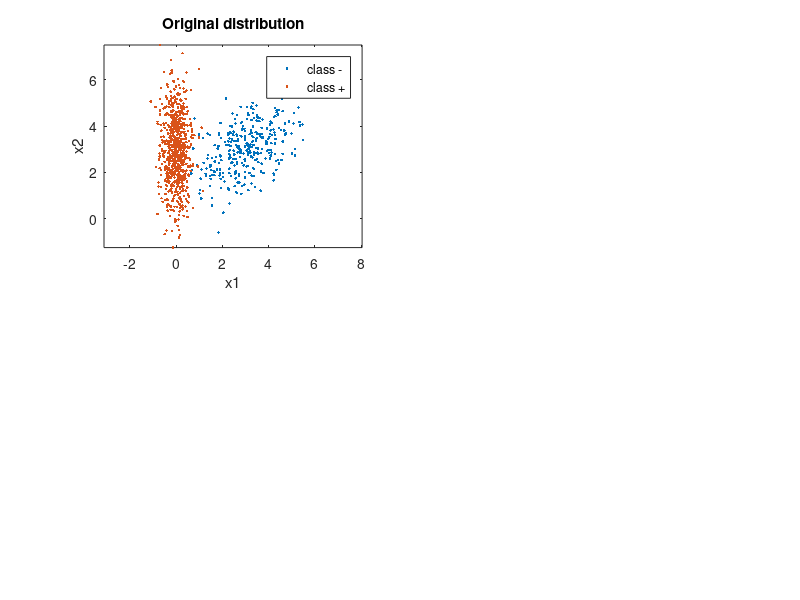

This figure's MATLAB source: (Note: this script raises an error after producing the figure.)
clear all; close all; clc
% Gaussian Mixture Model Parameters
% Means:
mu(:,1) = [3, 3]; % Q-
mu(:,2) = [0, 3]; %  Q+

% Covariances:
Sigma(:,:,1) = [1 .4; .4 1]; % Q-
Sigma(:,:,2) = [0.1 0; 0 2]; % Q+

% Priors:
classPriors = [0.3 0.7]; % True Priors
classPriors1 = [0.3 0.7];
assert(max(cumsum(classPriors)) == 1, 'Priors do not equal 1');
thr = [0,cumsum(classPriors1)];

N = 999; % Number of Samples to take
% Generate samples from each class
figure(1),clf, colorList = 'rbg';
subplot(2,2,1);
u = rand(1,N);
for l = 1:2
    indices = find(thr(l)<=u & u<thr(l+1)); % fixed using classPriors1 adding a small term to last prior if u happens to be precisely 1, that sample will get omitted - needs to be fixed
    L(1,indices) = l*ones(1,length(indices));
    x(:,indices) = mvnrnd(mu(:,l),Sigma(:,:,l),length(indices))';
    plot(x(1,indices),x(2,indices),'.','MarkerFaceColor',colorList(l)); axis equal, hold on,
    axis('equal');   
end
legend('class -', 'class +');
title('Original distribution');
xlabel('x1'), ylabel('x2');
assert(isempty(find(L==0, 1)),'some values unclassified');
x(3,:) = L;
disp("Number Samples N = " + N);
disp("Class1: " + num2str(length(find(L==1))));
disp("Class2: " + num2str(length(find(L==2))));

mu1hat = mean(x(find(L==1))); S1hat = cov(x(find(L==1)));
mu2hat = mean(x(find(L==1))); S2hat = cov(x(find(L==1)));

% Sb = (mu1hat-mu2hat)*(mu1hat-mu2hat)';
% Sw = S1hat + S2hat;
Sb = (mu(:,1)-mu(:,2))*(mu(:,1)-mu(:,2))';
Sw = Sigma(:,:,1) + Sigma(:,:,2);

[V,D] = eig(inv(Sw)*Sb);
[~,ind] = sort(diag(D),'descend');
wLDA = V(:,ind(1)); % Fisher LDA projection vector

disp(wLDA)
yLDA = wLDA'*x(1:2,:); % All data projected on to the line spanned by wLDA
wLDA = sign(mean(yLDA(find(L==2)))-mean(yLDA(find(L==1))))*wLDA; % ensures class1 falls on the + side of the axis
yLDA = sign(mean(yLDA(find(L==2)))-mean(yLDA(find(L==1))))*yLDA; % flip yLDA accordingly
disp(wLDA)
% figure(2), clf,
% subplot(2,2,2);
% plot(yLDA(find(L==1)),zeros(1,length(find(L==1))),'o'), hold on,
% plot(yLDA(find(L==2)),zeros(1,length(find(L==2))),'+'), axis equal,
% legend('Class -','Class +'), 
% title('LDA projection of data and their true labels'),
% xlabel('x_1'), ylabel('x_2'), 
tau = 0;
decisionLDA = (yLDA >= -classPriors(1)/classPriors(2)); %classPriors(2)/classPriors(1)
decisionLDA = decisionLDA+1;

%Note: wLDA is w and classPriors(1)/classPriors(2) is b

ind00LDA = find(L==1 & decisionLDA==1);
ind01LDA = find(L==1 & decisionLDA==2);
ind10LDA = find(L==2 & decisionLDA==1);
ind11LDA = find(L==2 & decisionLDA==2);

disp((length(ind01LDA)+length(ind10LDA))/N);
% figure(3), clf,
% plot(yLDA(ind00),zeros(1,length(yLDA(ind00))),'og'), hold on,
% plot(yLDA(ind01),zeros(1,length(yLDA(ind01))),'or');
% plot(yLDA(ind11),zeros(1,length(yLDA(ind11))),'+g');
% plot(yLDA(ind10),zeros(1,length(yLDA(ind10))),'+r');
% legend('class - correct', 'class 0- incorrect', 'class + correct', 'class + incorrect')
% figure(4), clf,
subplot(2,2,2);
plot(x(1,ind00LDA),x(2,ind00LDA),'og'), hold on,
plot(x(1,ind11LDA),x(2,ind11LDA),'+g');
plot(x(1,ind01LDA),x(2,ind01LDA),'or');
plot(x(1,ind10LDA),x(2,ind10LDA),'+r');
title('Fisher LDA');
xlabel('x1'),ylabel('x2');
%hleg = legend('class - correct', 'class + correct', 'class - incorrect', 'class + incorrect');
%set(hleg,'fontsize',14)


%MAP 

lambda = [0 1;1 0]; % loss values
gamma = (lambda(2,1)-lambda(1,1))/(lambda(1,2)-lambda(2,2)) * classPriors(1)/classPriors(2); %threshold
discriminantScore = log(mvnpdf(x(1:2,:)',mu(:,2)',Sigma(:,:,2)))-log(mvnpdf(x(1:2,:)',mu(:,1)',Sigma(:,:,1)));% - log(gamma);
decision = (discriminantScore >= log(gamma));
decision = decision+1;

ind00MAP = find(decision'==1 & L==1); %p00 = length(ind00)/Nc(1); % probability of true negative
ind10MAP = find(decision'==2 & L==1); %p10 = length(ind10)/Nc(1); % probability of false positive
ind01MAP = find(decision'==1 & L==2); %p01 = length(ind01)/Nc(2); % probability of false negative
ind11MAP = find(decision'==2 & L==2); %p11 = length(ind11)/Nc(2); % probability of true positive
%p(error) = [p10,p01]*Nc'/N; % probability of error, empirically estimated

% figure(5), % class 0 circle, class 1 +, correct green, incorrect red
subplot(2,2,3);
plot(x(1,ind00MAP),x(2,ind00MAP),'og'); hold on,
plot(x(1,ind10MAP),x(2,ind10MAP),'or'); hold on,
plot(x(1,ind01MAP),x(2,ind01MAP),'+r'); hold on,
plot(x(1,ind11MAP),x(2,ind11MAP),'+g'); hold on,
title('MAP Classifier');
xlabel('x1'); ylabel('x2');
axis equal,

disp((length(ind01MAP)+length(ind10MAP))/N);

% Logarithmic classifier
% fun = @(w)for 1+exp(w(1)'*x(1:2,:)+w(2,1));
x(3,:) = 1;
w0 = [1 1 1];
%fun = @(w,x)sum(-classPriors(1)*log(1./(1+exp(w(1:2)*x(1:2,:)+w(3))))-classPriors(2)*log(1-1./(1+exp(w(1:2)*x(1:2,:)+w(3)))));
fun = @(w,x,L)sum( (-classPriors(L).*log(1./(1+exp(w*x)))) - ((1-classPriors(L)).*log(1-(1./(1+exp(w*x))))));
%fun = @(w,x)-sum(exp(w(1:2)*x(1:2,find(L==1))-w(3)))+sum(exp(w(1:2)*x(1:2,find(L==2))-w(3)));
f = @(w)fun(w,x,L);
w_l = fminsearch(f,w0);

logDscore = 1./(1+exp(w_l*x));
logDecision = (logDscore>=0.5);
logDecision = logDecision+1;

ind00log = find(logDecision==1 & L==1); %p00 = length(ind00)/Nc(1); % probability of true negative
ind10log = find(logDecision==2 & L==1); %p10 = length(ind10)/Nc(1); % probability of false positive
ind01log = find(logDecision==1 & L==2); %p01 = length(ind01)/Nc(2); % probability of false negative
ind11log = find(logDecision==2 & L==2); %p11 = length(ind11)/Nc(2); % probability of true positive

subplot(2,2,4);
plot(x(1,ind00log),x(2,ind00log),'og'); hold on,
plot(x(1,ind10log),x(2,ind10log),'or'); hold on,
plot(x(1,ind01log),x(2,ind01log),'+r'); hold on,
plot(x(1,ind11log),x(2,ind11log),'+g'); hold on,
title('Log Classifier');
xlabel('x1'); ylabel('x2');
axis equal,